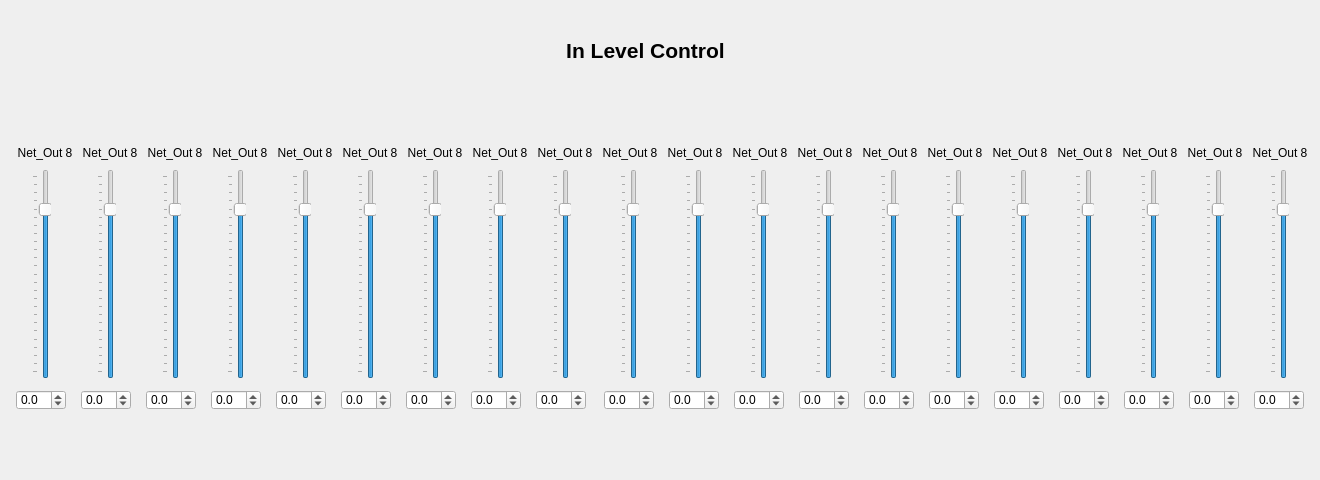
<?xml version="1.0" encoding="UTF-8"?>
<ui version="4.0">
 <class>Trn_LevelWidget</class>
 <widget class="QWidget" name="Trn_LevelWidget">
  <property name="geometry">
   <rect>
    <x>0</x>
    <y>0</y>
    <width>1320</width>
    <height>480</height>
   </rect>
  </property>
  <property name="windowTitle">
   <string>Form</string>
  </property>
  <widget class="QLabel" name="Title">
   <property name="geometry">
    <rect>
     <x>490</x>
     <y>30</y>
     <width>311</width>
     <height>41</height>
    </rect>
   </property>
   <property name="font">
    <font>
     <pointsize>16</pointsize>
     <weight>75</weight>
     <bold>true</bold>
    </font>
   </property>
   <property name="text">
    <string>In Level Control</string>
   </property>
   <property name="alignment">
    <set>Qt::AlignCenter</set>
   </property>
  </widget>
  <widget class="QSlider" name="verticalSlider">
   <property name="geometry">
    <rect>
     <x>32</x>
     <y>169</y>
     <width>19</width>
     <height>210</height>
    </rect>
   </property>
   <property name="minimum">
    <number>-600</number>
   </property>
   <property name="maximum">
    <number>120</number>
   </property>
   <property name="tracking">
    <bool>false</bool>
   </property>
   <property name="orientation">
    <enum>Qt::Vertical</enum>
   </property>
   <property name="tickPosition">
    <enum>QSlider::TicksAbove</enum>
   </property>
   <property name="tickInterval">
    <number>30</number>
   </property>
  </widget>
  <widget class="QLabel" name="label">
   <property name="geometry">
    <rect>
     <x>16</x>
     <y>145</y>
     <width>58</width>
     <height>16</height>
    </rect>
   </property>
   <property name="text">
    <string>Net_Out 8</string>
   </property>
   <property name="alignment">
    <set>Qt::AlignCenter</set>
   </property>
  </widget>
  <widget class="QLabel" name="label_2">
   <property name="geometry">
    <rect>
     <x>81</x>
     <y>145</y>
     <width>58</width>
     <height>16</height>
    </rect>
   </property>
   <property name="text">
    <string>Net_Out 8</string>
   </property>
   <property name="alignment">
    <set>Qt::AlignCenter</set>
   </property>
  </widget>
  <widget class="QSlider" name="verticalSlider_2">
   <property name="geometry">
    <rect>
     <x>97</x>
     <y>169</y>
     <width>19</width>
     <height>210</height>
    </rect>
   </property>
   <property name="minimum">
    <number>-600</number>
   </property>
   <property name="maximum">
    <number>120</number>
   </property>
   <property name="tracking">
    <bool>false</bool>
   </property>
   <property name="orientation">
    <enum>Qt::Vertical</enum>
   </property>
   <property name="tickPosition">
    <enum>QSlider::TicksAbove</enum>
   </property>
   <property name="tickInterval">
    <number>30</number>
   </property>
  </widget>
  <widget class="QLabel" name="label_3">
   <property name="geometry">
    <rect>
     <x>146</x>
     <y>145</y>
     <width>58</width>
     <height>16</height>
    </rect>
   </property>
   <property name="text">
    <string>Net_Out 8</string>
   </property>
   <property name="alignment">
    <set>Qt::AlignCenter</set>
   </property>
  </widget>
  <widget class="QSlider" name="verticalSlider_3">
   <property name="geometry">
    <rect>
     <x>162</x>
     <y>169</y>
     <width>19</width>
     <height>210</height>
    </rect>
   </property>
   <property name="minimum">
    <number>-600</number>
   </property>
   <property name="maximum">
    <number>120</number>
   </property>
   <property name="tracking">
    <bool>false</bool>
   </property>
   <property name="orientation">
    <enum>Qt::Vertical</enum>
   </property>
   <property name="tickPosition">
    <enum>QSlider::TicksAbove</enum>
   </property>
   <property name="tickInterval">
    <number>30</number>
   </property>
  </widget>
  <widget class="QLabel" name="label_4">
   <property name="geometry">
    <rect>
     <x>211</x>
     <y>145</y>
     <width>58</width>
     <height>16</height>
    </rect>
   </property>
   <property name="text">
    <string>Net_Out 8</string>
   </property>
   <property name="alignment">
    <set>Qt::AlignCenter</set>
   </property>
  </widget>
  <widget class="QSlider" name="verticalSlider_4">
   <property name="geometry">
    <rect>
     <x>227</x>
     <y>169</y>
     <width>19</width>
     <height>210</height>
    </rect>
   </property>
   <property name="minimum">
    <number>-600</number>
   </property>
   <property name="maximum">
    <number>120</number>
   </property>
   <property name="tracking">
    <bool>false</bool>
   </property>
   <property name="orientation">
    <enum>Qt::Vertical</enum>
   </property>
   <property name="tickPosition">
    <enum>QSlider::TicksAbove</enum>
   </property>
   <property name="tickInterval">
    <number>30</number>
   </property>
  </widget>
  <widget class="QLabel" name="label_5">
   <property name="geometry">
    <rect>
     <x>276</x>
     <y>145</y>
     <width>58</width>
     <height>16</height>
    </rect>
   </property>
   <property name="text">
    <string>Net_Out 8</string>
   </property>
   <property name="alignment">
    <set>Qt::AlignCenter</set>
   </property>
  </widget>
  <widget class="QSlider" name="verticalSlider_5">
   <property name="geometry">
    <rect>
     <x>292</x>
     <y>169</y>
     <width>19</width>
     <height>210</height>
    </rect>
   </property>
   <property name="minimum">
    <number>-600</number>
   </property>
   <property name="maximum">
    <number>120</number>
   </property>
   <property name="tracking">
    <bool>false</bool>
   </property>
   <property name="orientation">
    <enum>Qt::Vertical</enum>
   </property>
   <property name="tickPosition">
    <enum>QSlider::TicksAbove</enum>
   </property>
   <property name="tickInterval">
    <number>30</number>
   </property>
  </widget>
  <widget class="QLabel" name="label_6">
   <property name="geometry">
    <rect>
     <x>341</x>
     <y>145</y>
     <width>58</width>
     <height>16</height>
    </rect>
   </property>
   <property name="text">
    <string>Net_Out 8</string>
   </property>
   <property name="alignment">
    <set>Qt::AlignCenter</set>
   </property>
  </widget>
  <widget class="QSlider" name="verticalSlider_6">
   <property name="geometry">
    <rect>
     <x>357</x>
     <y>169</y>
     <width>19</width>
     <height>210</height>
    </rect>
   </property>
   <property name="minimum">
    <number>-600</number>
   </property>
   <property name="maximum">
    <number>120</number>
   </property>
   <property name="tracking">
    <bool>false</bool>
   </property>
   <property name="orientation">
    <enum>Qt::Vertical</enum>
   </property>
   <property name="tickPosition">
    <enum>QSlider::TicksAbove</enum>
   </property>
   <property name="tickInterval">
    <number>30</number>
   </property>
  </widget>
  <widget class="QLabel" name="label_7">
   <property name="geometry">
    <rect>
     <x>406</x>
     <y>145</y>
     <width>58</width>
     <height>16</height>
    </rect>
   </property>
   <property name="text">
    <string>Net_Out 8</string>
   </property>
   <property name="alignment">
    <set>Qt::AlignCenter</set>
   </property>
  </widget>
  <widget class="QSlider" name="verticalSlider_7">
   <property name="geometry">
    <rect>
     <x>422</x>
     <y>169</y>
     <width>19</width>
     <height>210</height>
    </rect>
   </property>
   <property name="minimum">
    <number>-600</number>
   </property>
   <property name="maximum">
    <number>120</number>
   </property>
   <property name="tracking">
    <bool>false</bool>
   </property>
   <property name="orientation">
    <enum>Qt::Vertical</enum>
   </property>
   <property name="tickPosition">
    <enum>QSlider::TicksAbove</enum>
   </property>
   <property name="tickInterval">
    <number>30</number>
   </property>
  </widget>
  <widget class="QLabel" name="label_8">
   <property name="geometry">
    <rect>
     <x>471</x>
     <y>145</y>
     <width>58</width>
     <height>16</height>
    </rect>
   </property>
   <property name="text">
    <string>Net_Out 8</string>
   </property>
   <property name="alignment">
    <set>Qt::AlignCenter</set>
   </property>
  </widget>
  <widget class="QSlider" name="verticalSlider_8">
   <property name="geometry">
    <rect>
     <x>487</x>
     <y>169</y>
     <width>19</width>
     <height>210</height>
    </rect>
   </property>
   <property name="minimum">
    <number>-600</number>
   </property>
   <property name="maximum">
    <number>120</number>
   </property>
   <property name="tracking">
    <bool>false</bool>
   </property>
   <property name="orientation">
    <enum>Qt::Vertical</enum>
   </property>
   <property name="tickPosition">
    <enum>QSlider::TicksAbove</enum>
   </property>
   <property name="tickInterval">
    <number>30</number>
   </property>
  </widget>
  <widget class="QLabel" name="label_9">
   <property name="geometry">
    <rect>
     <x>536</x>
     <y>145</y>
     <width>58</width>
     <height>16</height>
    </rect>
   </property>
   <property name="text">
    <string>Net_Out 8</string>
   </property>
   <property name="alignment">
    <set>Qt::AlignCenter</set>
   </property>
  </widget>
  <widget class="QSlider" name="verticalSlider_9">
   <property name="geometry">
    <rect>
     <x>552</x>
     <y>169</y>
     <width>19</width>
     <height>210</height>
    </rect>
   </property>
   <property name="minimum">
    <number>-600</number>
   </property>
   <property name="maximum">
    <number>120</number>
   </property>
   <property name="tracking">
    <bool>false</bool>
   </property>
   <property name="orientation">
    <enum>Qt::Vertical</enum>
   </property>
   <property name="tickPosition">
    <enum>QSlider::TicksAbove</enum>
   </property>
   <property name="tickInterval">
    <number>30</number>
   </property>
  </widget>
  <widget class="QLabel" name="label_10">
   <property name="geometry">
    <rect>
     <x>601</x>
     <y>145</y>
     <width>58</width>
     <height>16</height>
    </rect>
   </property>
   <property name="text">
    <string>Net_Out 8</string>
   </property>
   <property name="alignment">
    <set>Qt::AlignCenter</set>
   </property>
  </widget>
  <widget class="QSlider" name="verticalSlider_10">
   <property name="geometry">
    <rect>
     <x>620</x>
     <y>169</y>
     <width>19</width>
     <height>210</height>
    </rect>
   </property>
   <property name="minimum">
    <number>-600</number>
   </property>
   <property name="maximum">
    <number>120</number>
   </property>
   <property name="tracking">
    <bool>false</bool>
   </property>
   <property name="orientation">
    <enum>Qt::Vertical</enum>
   </property>
   <property name="tickPosition">
    <enum>QSlider::TicksAbove</enum>
   </property>
   <property name="tickInterval">
    <number>30</number>
   </property>
  </widget>
  <widget class="QLabel" name="label_11">
   <property name="geometry">
    <rect>
     <x>666</x>
     <y>145</y>
     <width>58</width>
     <height>16</height>
    </rect>
   </property>
   <property name="text">
    <string>Net_Out 8</string>
   </property>
   <property name="alignment">
    <set>Qt::AlignCenter</set>
   </property>
  </widget>
  <widget class="QSlider" name="verticalSlider_11">
   <property name="geometry">
    <rect>
     <x>685</x>
     <y>169</y>
     <width>19</width>
     <height>210</height>
    </rect>
   </property>
   <property name="minimum">
    <number>-600</number>
   </property>
   <property name="maximum">
    <number>120</number>
   </property>
   <property name="tracking">
    <bool>false</bool>
   </property>
   <property name="orientation">
    <enum>Qt::Vertical</enum>
   </property>
   <property name="tickPosition">
    <enum>QSlider::TicksAbove</enum>
   </property>
   <property name="tickInterval">
    <number>30</number>
   </property>
  </widget>
  <widget class="QLabel" name="label_12">
   <property name="geometry">
    <rect>
     <x>731</x>
     <y>145</y>
     <width>58</width>
     <height>16</height>
    </rect>
   </property>
   <property name="text">
    <string>Net_Out 8</string>
   </property>
   <property name="alignment">
    <set>Qt::AlignCenter</set>
   </property>
  </widget>
  <widget class="QSlider" name="verticalSlider_12">
   <property name="geometry">
    <rect>
     <x>750</x>
     <y>169</y>
     <width>19</width>
     <height>210</height>
    </rect>
   </property>
   <property name="minimum">
    <number>-600</number>
   </property>
   <property name="maximum">
    <number>120</number>
   </property>
   <property name="tracking">
    <bool>false</bool>
   </property>
   <property name="orientation">
    <enum>Qt::Vertical</enum>
   </property>
   <property name="tickPosition">
    <enum>QSlider::TicksAbove</enum>
   </property>
   <property name="tickInterval">
    <number>30</number>
   </property>
  </widget>
  <widget class="QLabel" name="label_13">
   <property name="geometry">
    <rect>
     <x>796</x>
     <y>145</y>
     <width>58</width>
     <height>16</height>
    </rect>
   </property>
   <property name="text">
    <string>Net_Out 8</string>
   </property>
   <property name="alignment">
    <set>Qt::AlignCenter</set>
   </property>
  </widget>
  <widget class="QSlider" name="verticalSlider_13">
   <property name="geometry">
    <rect>
     <x>815</x>
     <y>169</y>
     <width>19</width>
     <height>210</height>
    </rect>
   </property>
   <property name="minimum">
    <number>-600</number>
   </property>
   <property name="maximum">
    <number>120</number>
   </property>
   <property name="tracking">
    <bool>false</bool>
   </property>
   <property name="orientation">
    <enum>Qt::Vertical</enum>
   </property>
   <property name="tickPosition">
    <enum>QSlider::TicksAbove</enum>
   </property>
   <property name="tickInterval">
    <number>30</number>
   </property>
  </widget>
  <widget class="QLabel" name="label_14">
   <property name="geometry">
    <rect>
     <x>861</x>
     <y>145</y>
     <width>58</width>
     <height>16</height>
    </rect>
   </property>
   <property name="text">
    <string>Net_Out 8</string>
   </property>
   <property name="alignment">
    <set>Qt::AlignCenter</set>
   </property>
  </widget>
  <widget class="QSlider" name="verticalSlider_14">
   <property name="geometry">
    <rect>
     <x>880</x>
     <y>169</y>
     <width>19</width>
     <height>210</height>
    </rect>
   </property>
   <property name="minimum">
    <number>-600</number>
   </property>
   <property name="maximum">
    <number>120</number>
   </property>
   <property name="tracking">
    <bool>false</bool>
   </property>
   <property name="orientation">
    <enum>Qt::Vertical</enum>
   </property>
   <property name="tickPosition">
    <enum>QSlider::TicksAbove</enum>
   </property>
   <property name="tickInterval">
    <number>30</number>
   </property>
  </widget>
  <widget class="QLabel" name="label_15">
   <property name="geometry">
    <rect>
     <x>926</x>
     <y>145</y>
     <width>58</width>
     <height>16</height>
    </rect>
   </property>
   <property name="text">
    <string>Net_Out 8</string>
   </property>
   <property name="alignment">
    <set>Qt::AlignCenter</set>
   </property>
  </widget>
  <widget class="QSlider" name="verticalSlider_15">
   <property name="geometry">
    <rect>
     <x>945</x>
     <y>169</y>
     <width>19</width>
     <height>210</height>
    </rect>
   </property>
   <property name="minimum">
    <number>-600</number>
   </property>
   <property name="maximum">
    <number>120</number>
   </property>
   <property name="tracking">
    <bool>false</bool>
   </property>
   <property name="orientation">
    <enum>Qt::Vertical</enum>
   </property>
   <property name="tickPosition">
    <enum>QSlider::TicksAbove</enum>
   </property>
   <property name="tickInterval">
    <number>30</number>
   </property>
  </widget>
  <widget class="QLabel" name="label_16">
   <property name="geometry">
    <rect>
     <x>991</x>
     <y>145</y>
     <width>58</width>
     <height>16</height>
    </rect>
   </property>
   <property name="text">
    <string>Net_Out 8</string>
   </property>
   <property name="alignment">
    <set>Qt::AlignCenter</set>
   </property>
  </widget>
  <widget class="QSlider" name="verticalSlider_16">
   <property name="geometry">
    <rect>
     <x>1010</x>
     <y>169</y>
     <width>19</width>
     <height>210</height>
    </rect>
   </property>
   <property name="minimum">
    <number>-600</number>
   </property>
   <property name="maximum">
    <number>120</number>
   </property>
   <property name="tracking">
    <bool>false</bool>
   </property>
   <property name="orientation">
    <enum>Qt::Vertical</enum>
   </property>
   <property name="tickPosition">
    <enum>QSlider::TicksAbove</enum>
   </property>
   <property name="tickInterval">
    <number>30</number>
   </property>
  </widget>
  <widget class="QLabel" name="label_17">
   <property name="geometry">
    <rect>
     <x>1056</x>
     <y>145</y>
     <width>58</width>
     <height>16</height>
    </rect>
   </property>
   <property name="text">
    <string>Net_Out 8</string>
   </property>
   <property name="alignment">
    <set>Qt::AlignCenter</set>
   </property>
  </widget>
  <widget class="QSlider" name="verticalSlider_17">
   <property name="geometry">
    <rect>
     <x>1075</x>
     <y>169</y>
     <width>19</width>
     <height>210</height>
    </rect>
   </property>
   <property name="minimum">
    <number>-600</number>
   </property>
   <property name="maximum">
    <number>120</number>
   </property>
   <property name="tracking">
    <bool>false</bool>
   </property>
   <property name="orientation">
    <enum>Qt::Vertical</enum>
   </property>
   <property name="tickPosition">
    <enum>QSlider::TicksAbove</enum>
   </property>
   <property name="tickInterval">
    <number>30</number>
   </property>
  </widget>
  <widget class="QLabel" name="label_18">
   <property name="geometry">
    <rect>
     <x>1121</x>
     <y>145</y>
     <width>58</width>
     <height>16</height>
    </rect>
   </property>
   <property name="text">
    <string>Net_Out 8</string>
   </property>
   <property name="alignment">
    <set>Qt::AlignCenter</set>
   </property>
  </widget>
  <widget class="QSlider" name="verticalSlider_18">
   <property name="geometry">
    <rect>
     <x>1140</x>
     <y>169</y>
     <width>19</width>
     <height>210</height>
    </rect>
   </property>
   <property name="minimum">
    <number>-600</number>
   </property>
   <property name="maximum">
    <number>120</number>
   </property>
   <property name="tracking">
    <bool>false</bool>
   </property>
   <property name="orientation">
    <enum>Qt::Vertical</enum>
   </property>
   <property name="tickPosition">
    <enum>QSlider::TicksAbove</enum>
   </property>
   <property name="tickInterval">
    <number>30</number>
   </property>
  </widget>
  <widget class="QLabel" name="label_19">
   <property name="geometry">
    <rect>
     <x>1186</x>
     <y>145</y>
     <width>58</width>
     <height>16</height>
    </rect>
   </property>
   <property name="text">
    <string>Net_Out 8</string>
   </property>
   <property name="alignment">
    <set>Qt::AlignCenter</set>
   </property>
  </widget>
  <widget class="QSlider" name="verticalSlider_19">
   <property name="geometry">
    <rect>
     <x>1205</x>
     <y>169</y>
     <width>19</width>
     <height>210</height>
    </rect>
   </property>
   <property name="minimum">
    <number>-600</number>
   </property>
   <property name="maximum">
    <number>120</number>
   </property>
   <property name="tracking">
    <bool>false</bool>
   </property>
   <property name="orientation">
    <enum>Qt::Vertical</enum>
   </property>
   <property name="tickPosition">
    <enum>QSlider::TicksAbove</enum>
   </property>
   <property name="tickInterval">
    <number>30</number>
   </property>
  </widget>
  <widget class="QLabel" name="label_20">
   <property name="geometry">
    <rect>
     <x>1251</x>
     <y>145</y>
     <width>58</width>
     <height>16</height>
    </rect>
   </property>
   <property name="text">
    <string>Net_Out 8</string>
   </property>
   <property name="alignment">
    <set>Qt::AlignCenter</set>
   </property>
  </widget>
  <widget class="QSlider" name="verticalSlider_20">
   <property name="geometry">
    <rect>
     <x>1270</x>
     <y>169</y>
     <width>19</width>
     <height>210</height>
    </rect>
   </property>
   <property name="minimum">
    <number>-600</number>
   </property>
   <property name="maximum">
    <number>120</number>
   </property>
   <property name="tracking">
    <bool>false</bool>
   </property>
   <property name="orientation">
    <enum>Qt::Vertical</enum>
   </property>
   <property name="tickPosition">
    <enum>QSlider::TicksAbove</enum>
   </property>
   <property name="tickInterval">
    <number>30</number>
   </property>
  </widget>
  <widget class="QDoubleSpinBox" name="doubleSpinBox">
   <property name="geometry">
    <rect>
     <x>16</x>
     <y>390</y>
     <width>50</width>
     <height>20</height>
    </rect>
   </property>
   <property name="decimals">
    <number>1</number>
   </property>
   <property name="minimum">
    <double>-60.000000000000000</double>
   </property>
   <property name="maximum">
    <double>12.000000000000000</double>
   </property>
   <property name="singleStep">
    <double>0.100000000000000</double>
   </property>
   <property name="value">
    <double>0.000000000000000</double>
   </property>
  </widget>
  <widget class="QDoubleSpinBox" name="doubleSpinBox_2">
   <property name="geometry">
    <rect>
     <x>81</x>
     <y>390</y>
     <width>50</width>
     <height>20</height>
    </rect>
   </property>
   <property name="decimals">
    <number>1</number>
   </property>
   <property name="minimum">
    <double>-60.000000000000000</double>
   </property>
   <property name="maximum">
    <double>12.000000000000000</double>
   </property>
   <property name="singleStep">
    <double>0.100000000000000</double>
   </property>
  </widget>
  <widget class="QDoubleSpinBox" name="doubleSpinBox_3">
   <property name="geometry">
    <rect>
     <x>146</x>
     <y>390</y>
     <width>50</width>
     <height>20</height>
    </rect>
   </property>
   <property name="decimals">
    <number>1</number>
   </property>
   <property name="minimum">
    <double>-60.000000000000000</double>
   </property>
   <property name="maximum">
    <double>12.000000000000000</double>
   </property>
   <property name="singleStep">
    <double>0.100000000000000</double>
   </property>
  </widget>
  <widget class="QDoubleSpinBox" name="doubleSpinBox_4">
   <property name="geometry">
    <rect>
     <x>211</x>
     <y>390</y>
     <width>50</width>
     <height>20</height>
    </rect>
   </property>
   <property name="decimals">
    <number>1</number>
   </property>
   <property name="minimum">
    <double>-60.000000000000000</double>
   </property>
   <property name="maximum">
    <double>12.000000000000000</double>
   </property>
   <property name="singleStep">
    <double>0.100000000000000</double>
   </property>
  </widget>
  <widget class="QDoubleSpinBox" name="doubleSpinBox_5">
   <property name="geometry">
    <rect>
     <x>276</x>
     <y>390</y>
     <width>50</width>
     <height>20</height>
    </rect>
   </property>
   <property name="decimals">
    <number>1</number>
   </property>
   <property name="minimum">
    <double>-60.000000000000000</double>
   </property>
   <property name="maximum">
    <double>12.000000000000000</double>
   </property>
   <property name="singleStep">
    <double>0.100000000000000</double>
   </property>
  </widget>
  <widget class="QDoubleSpinBox" name="doubleSpinBox_6">
   <property name="geometry">
    <rect>
     <x>341</x>
     <y>390</y>
     <width>50</width>
     <height>20</height>
    </rect>
   </property>
   <property name="decimals">
    <number>1</number>
   </property>
   <property name="minimum">
    <double>-60.000000000000000</double>
   </property>
   <property name="maximum">
    <double>12.000000000000000</double>
   </property>
   <property name="singleStep">
    <double>0.100000000000000</double>
   </property>
  </widget>
  <widget class="QDoubleSpinBox" name="doubleSpinBox_7">
   <property name="geometry">
    <rect>
     <x>406</x>
     <y>390</y>
     <width>50</width>
     <height>20</height>
    </rect>
   </property>
   <property name="decimals">
    <number>1</number>
   </property>
   <property name="minimum">
    <double>-60.000000000000000</double>
   </property>
   <property name="maximum">
    <double>12.000000000000000</double>
   </property>
   <property name="singleStep">
    <double>0.100000000000000</double>
   </property>
  </widget>
  <widget class="QDoubleSpinBox" name="doubleSpinBox_8">
   <property name="geometry">
    <rect>
     <x>471</x>
     <y>390</y>
     <width>50</width>
     <height>20</height>
    </rect>
   </property>
   <property name="decimals">
    <number>1</number>
   </property>
   <property name="minimum">
    <double>-60.000000000000000</double>
   </property>
   <property name="maximum">
    <double>12.000000000000000</double>
   </property>
   <property name="singleStep">
    <double>0.100000000000000</double>
   </property>
  </widget>
  <widget class="QDoubleSpinBox" name="doubleSpinBox_9">
   <property name="geometry">
    <rect>
     <x>536</x>
     <y>390</y>
     <width>50</width>
     <height>20</height>
    </rect>
   </property>
   <property name="decimals">
    <number>1</number>
   </property>
   <property name="minimum">
    <double>-60.000000000000000</double>
   </property>
   <property name="maximum">
    <double>12.000000000000000</double>
   </property>
   <property name="singleStep">
    <double>0.100000000000000</double>
   </property>
  </widget>
  <widget class="QDoubleSpinBox" name="doubleSpinBox_10">
   <property name="geometry">
    <rect>
     <x>604</x>
     <y>390</y>
     <width>50</width>
     <height>20</height>
    </rect>
   </property>
   <property name="decimals">
    <number>1</number>
   </property>
   <property name="minimum">
    <double>-60.000000000000000</double>
   </property>
   <property name="maximum">
    <double>12.000000000000000</double>
   </property>
   <property name="singleStep">
    <double>0.100000000000000</double>
   </property>
  </widget>
  <widget class="QDoubleSpinBox" name="doubleSpinBox_11">
   <property name="geometry">
    <rect>
     <x>669</x>
     <y>390</y>
     <width>50</width>
     <height>20</height>
    </rect>
   </property>
   <property name="decimals">
    <number>1</number>
   </property>
   <property name="minimum">
    <double>-60.000000000000000</double>
   </property>
   <property name="maximum">
    <double>12.000000000000000</double>
   </property>
   <property name="singleStep">
    <double>0.100000000000000</double>
   </property>
  </widget>
  <widget class="QDoubleSpinBox" name="doubleSpinBox_12">
   <property name="geometry">
    <rect>
     <x>734</x>
     <y>390</y>
     <width>50</width>
     <height>20</height>
    </rect>
   </property>
   <property name="decimals">
    <number>1</number>
   </property>
   <property name="minimum">
    <double>-60.000000000000000</double>
   </property>
   <property name="maximum">
    <double>12.000000000000000</double>
   </property>
   <property name="singleStep">
    <double>0.100000000000000</double>
   </property>
  </widget>
  <widget class="QDoubleSpinBox" name="doubleSpinBox_13">
   <property name="geometry">
    <rect>
     <x>799</x>
     <y>390</y>
     <width>50</width>
     <height>20</height>
    </rect>
   </property>
   <property name="decimals">
    <number>1</number>
   </property>
   <property name="minimum">
    <double>-60.000000000000000</double>
   </property>
   <property name="maximum">
    <double>12.000000000000000</double>
   </property>
   <property name="singleStep">
    <double>0.100000000000000</double>
   </property>
  </widget>
  <widget class="QDoubleSpinBox" name="doubleSpinBox_14">
   <property name="geometry">
    <rect>
     <x>864</x>
     <y>390</y>
     <width>50</width>
     <height>20</height>
    </rect>
   </property>
   <property name="decimals">
    <number>1</number>
   </property>
   <property name="minimum">
    <double>-60.000000000000000</double>
   </property>
   <property name="maximum">
    <double>12.000000000000000</double>
   </property>
   <property name="singleStep">
    <double>0.100000000000000</double>
   </property>
  </widget>
  <widget class="QDoubleSpinBox" name="doubleSpinBox_15">
   <property name="geometry">
    <rect>
     <x>929</x>
     <y>390</y>
     <width>50</width>
     <height>20</height>
    </rect>
   </property>
   <property name="decimals">
    <number>1</number>
   </property>
   <property name="minimum">
    <double>-60.000000000000000</double>
   </property>
   <property name="maximum">
    <double>12.000000000000000</double>
   </property>
   <property name="singleStep">
    <double>0.100000000000000</double>
   </property>
  </widget>
  <widget class="QDoubleSpinBox" name="doubleSpinBox_16">
   <property name="geometry">
    <rect>
     <x>994</x>
     <y>390</y>
     <width>50</width>
     <height>20</height>
    </rect>
   </property>
   <property name="decimals">
    <number>1</number>
   </property>
   <property name="minimum">
    <double>-60.000000000000000</double>
   </property>
   <property name="maximum">
    <double>12.000000000000000</double>
   </property>
   <property name="singleStep">
    <double>0.100000000000000</double>
   </property>
  </widget>
  <widget class="QDoubleSpinBox" name="doubleSpinBox_17">
   <property name="geometry">
    <rect>
     <x>1059</x>
     <y>390</y>
     <width>50</width>
     <height>20</height>
    </rect>
   </property>
   <property name="decimals">
    <number>1</number>
   </property>
   <property name="minimum">
    <double>-60.000000000000000</double>
   </property>
   <property name="maximum">
    <double>12.000000000000000</double>
   </property>
   <property name="singleStep">
    <double>0.100000000000000</double>
   </property>
  </widget>
  <widget class="QDoubleSpinBox" name="doubleSpinBox_18">
   <property name="geometry">
    <rect>
     <x>1124</x>
     <y>390</y>
     <width>50</width>
     <height>20</height>
    </rect>
   </property>
   <property name="decimals">
    <number>1</number>
   </property>
   <property name="minimum">
    <double>-60.000000000000000</double>
   </property>
   <property name="maximum">
    <double>12.000000000000000</double>
   </property>
   <property name="singleStep">
    <double>0.100000000000000</double>
   </property>
  </widget>
  <widget class="QDoubleSpinBox" name="doubleSpinBox_19">
   <property name="geometry">
    <rect>
     <x>1189</x>
     <y>390</y>
     <width>50</width>
     <height>20</height>
    </rect>
   </property>
   <property name="decimals">
    <number>1</number>
   </property>
   <property name="minimum">
    <double>-60.000000000000000</double>
   </property>
   <property name="maximum">
    <double>12.000000000000000</double>
   </property>
   <property name="singleStep">
    <double>0.100000000000000</double>
   </property>
  </widget>
  <widget class="QDoubleSpinBox" name="doubleSpinBox_20">
   <property name="geometry">
    <rect>
     <x>1254</x>
     <y>390</y>
     <width>50</width>
     <height>20</height>
    </rect>
   </property>
   <property name="decimals">
    <number>1</number>
   </property>
   <property name="minimum">
    <double>-60.000000000000000</double>
   </property>
   <property name="maximum">
    <double>12.000000000000000</double>
   </property>
   <property name="singleStep">
    <double>0.100000000000000</double>
   </property>
  </widget>
 </widget>
 <resources/>
 <connections/>
</ui>
